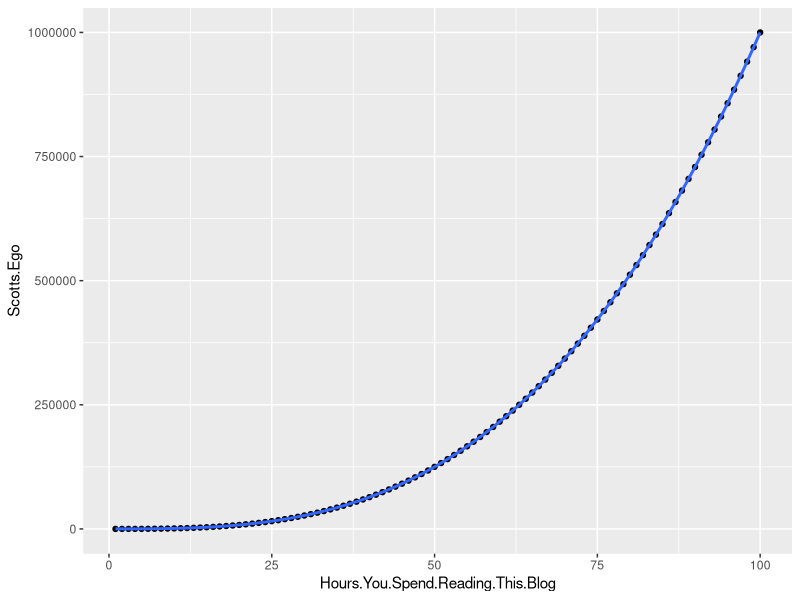

R code for this plot:
## ---- chunk 1
library(ggplot2)
#data <- read.csv("C:/Users/scott/Desktop/Blogdown Test Data.csv")
data <- read.csv("Blogdown Test Data.csv")
ggplot(data, aes(y=Scotts.Ego, x=Hours.You.Spend.Reading.This.Blog))+geom_point()+geom_smooth(method = lm, formula = y ~ splines::bs(x, 3))

